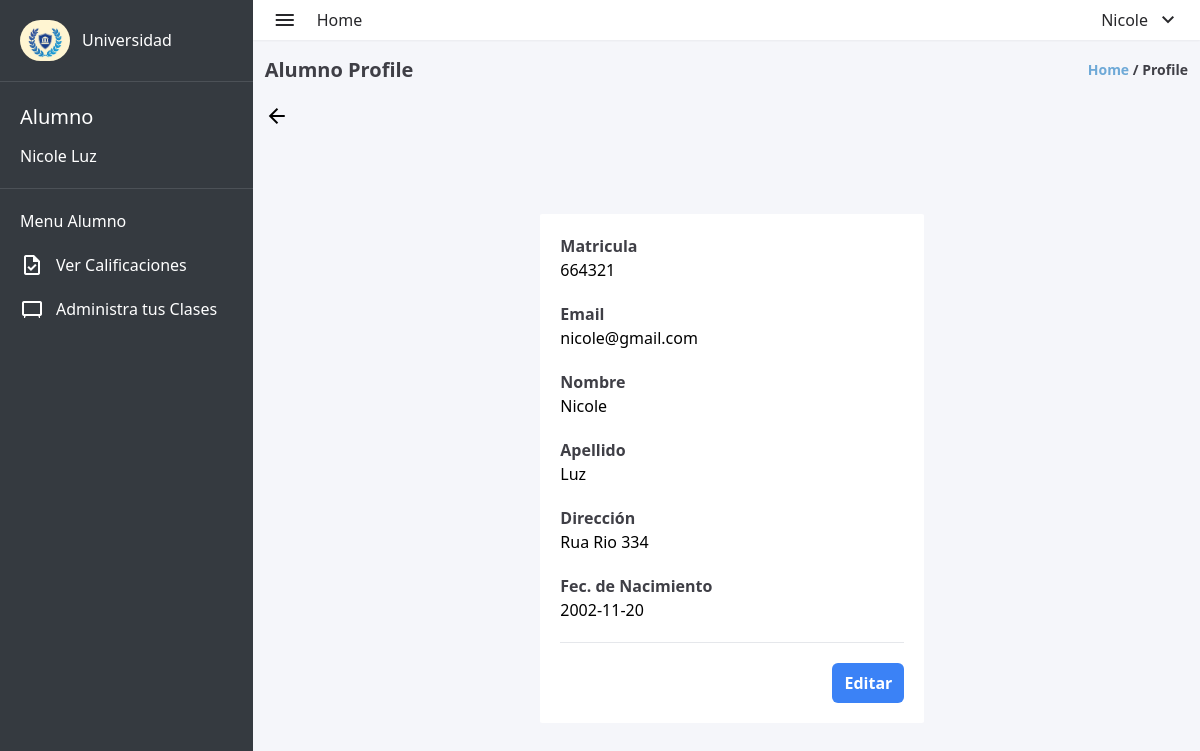
Page /alumno/alumno_profile.php (signed in) on the committed database.
### tables this page shows
CREATE TABLE `usuarios` (
  `user_id` int(11) NOT NULL,
  `matricula` int(10) DEFAULT NULL,
  `nombre` varchar(100) DEFAULT NULL,
  `apellido` varchar(100) DEFAULT NULL,
  `correo_electronico` varchar(100) DEFAULT NULL,
  `contrasena` varchar(255) DEFAULT NULL,
  `direccion` varchar(100) DEFAULT NULL,
  `fecha_nacimiento` date DEFAULT NULL,
  `rol` enum('ADMIN','MAESTRO','ALUMNO') DEFAULT NULL,
  `materia_asignada` varchar(100) DEFAULT '0',
  `materias_inscritas` text DEFAULT NULL
);

### alumno/alumno_profile.php (the view, shortened to what this page needs)
<?php
require_once "../database/database.php";
$user_id = $_SESSION['id'];
$sql = "SELECT  nombre, apellido, correo_electronico, direccion, fecha_nacimiento, matricula FROM usuarios WHERE user_id = '$user_id'";
$result = mysqli_query($conexion, $sql);
$row = mysqli_fetch_assoc($result);
if ($row) {
    $nombre = $row['nombre'];
    $apellido = $row['apellido'];
    $correo = $row['correo_electronico'];
    $direccion = $row['direccion'];
    $fecha = $row['fecha_nacimiento'];
    $matricula = $row['matricula'];
} else {
    echo "No se encontraron datos para el usuario con el ID proporcionado.";
}
?>
<!DOCTYPE html>
<html lang="en">
<head>
    <link rel="stylesheet" href="../styles.css">
</head>
<body>
    <div class="w-screen h-screen flex bg-lightgray">
        <aside class="w-80 h-full bg-dark">
            <div class="flex items-center gap-3 p-5">
                <img class="rounded-full" src="../assets/logo-aside.jpg" alt="university-logo" width="50px" height="60px">
                <span class="text-white font-medium">Universidad</span>
            </div>
            <div style="width: 100%; height: 1px; background-color: #4c5157; "></div>
            <div class="text-white flex flex-col p-5 gap-3">
                <span style="font-size: 20px;">Alumno</span>
                <span><?php echo $nombre . " " . $apellido ?></span>
            </div>
            <div style="width: 100%; height: 1px; background-color: #4c5157; "></div>
            <div class="text-white flex flex-col gap-5 p-5">
                <p>Menu Alumno</p>
                <div>
                    <a href="alumno_calificaciones.php" class="flex items-center gap-3 ">
                        <span class="material-symbols-outlined">
                        </span>
                        <span>Ver Calificaciones</span>
                    </a>
                </div>
                <div>
                    <a href="alumno_clases.php" class="flex items-center gap-3 ">
                        <span class="material-symbols-outlined">
                        </span>
                        <span>Administra tus Clases</span>
                    </a>
                </div>
            </div>
        </aside>
        <div class="w-full flex flex-col">
            <header class="w-full flex items-center justify-between h-10 p-5 bg-white shadow-sm">
                <div class="flex items-center gap-5">
                    <span class="material-symbols-outlined text-zinc-800">
                    </span>
                    <a href="alumno_dashboard.php">
                        <span class="text-zinc-800">
                            Home
                        </span>
                    </a>
                </div>
                <nav>
                    <li class="flex items-center gap-2 text-zinc-800 cursor-pointer" onclick="toggleLogoutMenu()">
                        <?php echo $nombre ?>
                        <ul class="flex flex-col">
                            <span class="material-symbols-outlined">
                            </span>
                    </li>
                </nav>
            </header>
            <div class="h-full pl-3">
                <div class="w-full flex items-center justify-between pr-3 mt-4 mb-5">
                    <h1 class="font-bold text-zinc-700 text-xl ">Alumno Profile</h1>
                    <p class="font-semibold text-sm text-zinc-700"><span class="text-myblue">Home</span> / Profile
                    </p>
                </div>
                <div class="w-full">
                    <a href="alumno_dashboard.php">
                        <span class="material-symbols-outlined">
                        </span>
                    </a>
                </div>
                <div class="w-full flex flex-row justify-center  mt-20">
                    <div class="w-80 h-auto bg-white rounded-sm sm:w-96">
                        <div class="flex flex-col p-5 gap-5 text-center relative z-20">
                            <div class="flex flex-col">
                                <span class="font-bold text-zinc-700 self-start">Matricula</span>
                                <p class="self-start"><?php echo $matricula; ?></p>
                            </div>
                            <div class="flex flex-col">
                                <span class="font-bold text-zinc-700 self-start">Email</span>
                                <p class="self-start"><?php echo $correo; ?></p>
                            </div>
                            <div class="flex flex-col">
                                <span class="font-bold text-zinc-700 self-start">Nombre</span>
                                <p class="self-start"><?php echo $nombre; ?></p>
                            </div>
                            <div class="flex flex-col">
                                <span class="font-bold text-zinc-700 self-start">Apellido</span>
                                <p class="self-start"><?php echo $apellido; ?></p>
                            </div>
                            <div class="flex flex-col">
                                <span class="font-bold text-zinc-700 self-start">Dirección</span>
                                <p class="self-start"><?php echo $direccion; ?></p>
                            </div>
                            <div class="flex flex-col">
                                <span class="font-bold text-zinc-700 self-start">Fec. de Nacimiento</span>
                                <p class="self-start"><?php echo $fecha; ?></p>
                            </div>
                            <div style="height: 1px; background-color: #e5e7eb; width: 100% ; "></div>
                            <a href="alumno_edit_profile.php" class="self-end">
                                <button class="text-white font-semibold p-2 px-3 bg-blue-500 rounded-md ">Editar</button>
                            </a>
                        </div>
                    </div>
                </div>
            </div>
        </div>
    </div>
</body>
</html>

### styles.css (style rules this page uses)
html { line-height: 1.5; -webkit-text-size-adjust: 100%; -moz-tab-size: 4; -o-tab-size: 4; tab-size: 4; font-family: ui-sans-serif, system-ui, -apple-system, BlinkMacSystemFont, "Segoe UI", Roboto, "Helvetica Neue", Arial, "Noto Sans", sans-serif, "Apple Color Emoji", "Segoe UI Emoji", "Segoe UI Symbol", "Noto Color Emoji"; font-feature-settings: normal; font-variation-settings: normal; }
body { margin: 0; line-height: inherit; }
h1, h2, h3, h4, h5, h6 { font-size: inherit; font-weight: inherit; }
a { color: inherit; text-decoration: inherit; }
button, input, optgroup, select, textarea { font-family: inherit; font-feature-settings: inherit; font-variation-settings: inherit; font-size: 100%; font-weight: inherit; line-height: inherit; color: inherit; margin: 0; padding: 0; }
button, select { text-transform: none; }
button, [type='button'], [type='reset'], [type='submit'] { -webkit-appearance: button; background-color: transparent; background-image: none; }
blockquote, dl, dd, h1, h2, h3, h4, h5, h6, hr, figure, p, pre { margin: 0; }
ol, ul, menu { list-style: none; margin: 0; padding: 0; }
button, [role="button"] { cursor: pointer; }
img, svg, video, canvas, audio, iframe, embed, object { display: block; vertical-align: middle; }
img, video { max-width: 100%; height: auto; }
.relative { position: relative; }
.z-20 { z-index: 20; }
.mb-5 { margin-bottom: 1.25rem; }
.mt-20 { margin-top: 5rem; }
.mt-4 { margin-top: 1rem; }
.flex { display: flex; }
.h-10 { height: 2.5rem; }
.h-auto { height: auto; }
.h-full { height: 100%; }
.h-screen { height: 100vh; }
.w-80 { width: 20rem; }
.w-full { width: 100%; }
.w-screen { width: 100vw; }
.cursor-pointer { cursor: pointer; }
.flex-row { flex-direction: row; }
.flex-col { flex-direction: column; }
.items-center { align-items: center; }
.justify-center { justify-content: center; }
.justify-between { justify-content: space-between; }
.gap-2 { gap: 0.5rem; }
.gap-3 { gap: 0.75rem; }
.gap-5 { gap: 1.25rem; }
.self-start { align-self: flex-start; }
.self-end { align-self: flex-end; }
.rounded-full { border-radius: 9999px; }
.rounded-md { border-radius: 0.375rem; }
.rounded-sm { border-radius: 0.125rem; }
.bg-blue-500 { --tw-bg-opacity: 1; background-color: rgb(59 130 246 / var(--tw-bg-opacity)); }
.bg-dark { --tw-bg-opacity: 1; background-color: rgb(53 58 64 / var(--tw-bg-opacity)); }
.bg-lightgray { --tw-bg-opacity: 1; background-color: rgb(245 246 250 / var(--tw-bg-opacity)); }
.bg-white { --tw-bg-opacity: 1; background-color: rgb(255 255 255 / var(--tw-bg-opacity)); }
.p-2 { padding: 0.5rem; }
.p-5 { padding: 1.25rem; }
.px-3 { padding-left: 0.75rem; padding-right: 0.75rem; }
.pl-3 { padding-left: 0.75rem; }
.pr-3 { padding-right: 0.75rem; }
.text-center { text-align: center; }
.text-sm { font-size: 0.875rem; line-height: 1.25rem; }
.text-xl { font-size: 1.25rem; line-height: 1.75rem; }
.font-bold { font-weight: 700; }
.font-medium { font-weight: 500; }
.font-semibold { font-weight: 600; }
.text-myblue { --tw-text-opacity: 1; color: rgb(110 169 215 / var(--tw-text-opacity)); }
.text-white { --tw-text-opacity: 1; color: rgb(255 255 255 / var(--tw-text-opacity)); }
.text-zinc-700 { --tw-text-opacity: 1; color: rgb(63 63 70 / var(--tw-text-opacity)); }
.text-zinc-800 { --tw-text-opacity: 1; color: rgb(39 39 42 / var(--tw-text-opacity)); }
.shadow-sm { --tw-shadow: 0 1px 2px 0 rgb(0 0 0 / 0.05); --tw-shadow-colored: 0 1px 2px 0 var(--tw-shadow-color); box-shadow: var(--tw-ring-offset-shadow, 0 0 #0000), var(--tw-ring-shadow, 0 0 #0000), var(--tw-shadow); }
@media (min-width: 640px) { .sm\:w-96 { width: 24rem; } }

### rows in the picture
usuarios: nombre "Nicole", apellido "Luz", matricula "664321", correo_electronico "nicole@gmail.com", direccion "Rua Rio 334", fecha_nacimiento "2002-11-20"
